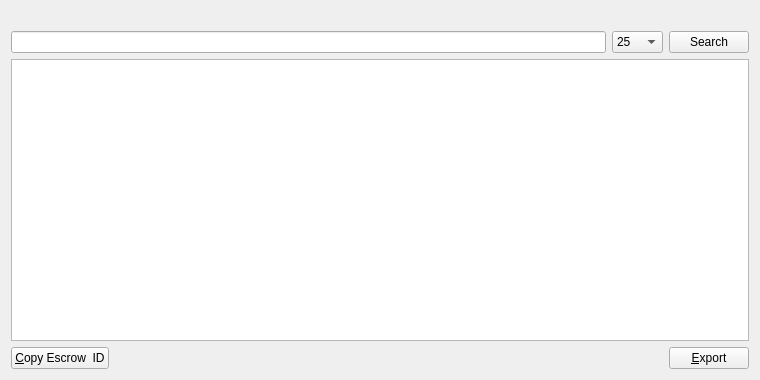
<?xml version="1.0" encoding="UTF-8"?>
<ui version="4.0">
 <class>EscrowListPage</class>
 <widget class="QWidget" name="EscrowListPage">
  <property name="geometry">
   <rect>
    <x>0</x>
    <y>0</y>
    <width>760</width>
    <height>380</height>
   </rect>
  </property>
  <property name="windowTitle">
   <string>Escrows</string>
  </property>
  <layout class="QVBoxLayout" name="verticalLayout">
   <item>
    <widget class="QLabel" name="labelExplanation">
     <property name="textFormat">
      <enum>Qt::PlainText</enum>
     </property>
     <property name="wordWrap">
      <bool>true</bool>
     </property>
    </widget>
   </item>
   <item>
    <layout class="QHBoxLayout" name="horizontalLayout_2">
     <item>
      <widget class="QLineEdit" name="lineEditEscrowSearch"/>
     </item>
     <item>
      <widget class="QComboBox" name="comboBox">
       <item>
        <property name="text">
         <string>25</string>
        </property>
       </item>
       <item>
        <property name="text">
         <string>50</string>
        </property>
       </item>
       <item>
        <property name="text">
         <string>100</string>
        </property>
       </item>
      </widget>
     </item>
     <item>
      <widget class="QPushButton" name="searchEscrow">
       <property name="maximumSize">
        <size>
         <width>16777215</width>
         <height>48</height>
        </size>
       </property>
       <property name="text">
        <string>Search</string>
       </property>
       <property name="icon">
        <iconset resource="../bitcoin.qrc">
         <normaloff>:/icons/search</normaloff>:/icons/search</iconset>
       </property>
      </widget>
     </item>
    </layout>
   </item>
   <item>
    <widget class="QTableView" name="tableView">
     <property name="contextMenuPolicy">
      <enum>Qt::CustomContextMenu</enum>
     </property>
     <property name="toolTip">
      <string/>
     </property>
     <property name="tabKeyNavigation">
      <bool>false</bool>
     </property>
     <property name="alternatingRowColors">
      <bool>true</bool>
     </property>
     <property name="selectionMode">
      <enum>QAbstractItemView::SingleSelection</enum>
     </property>
     <property name="selectionBehavior">
      <enum>QAbstractItemView::SelectRows</enum>
     </property>
     <property name="sortingEnabled">
      <bool>true</bool>
     </property>
     <attribute name="verticalHeaderVisible">
      <bool>false</bool>
     </attribute>
    </widget>
   </item>
   <item>
    <layout class="QHBoxLayout" name="horizontalLayout">
     <item>
      <widget class="QPushButton" name="copyEscrow">
       <property name="toolTip">
        <string>Copy the currently selected alias to the system clipboard</string>
       </property>
       <property name="text">
        <string>&amp;Copy Escrow  ID</string>
       </property>
       <property name="icon">
        <iconset resource="../bitcoin.qrc">
         <normaloff>:/icons/editcopy</normaloff>:/icons/editcopy</iconset>
       </property>
      </widget>
     </item>
     <item>
      <spacer name="horizontalSpacer">
       <property name="orientation">
        <enum>Qt::Horizontal</enum>
       </property>
       <property name="sizeHint" stdset="0">
        <size>
         <width>40</width>
         <height>20</height>
        </size>
       </property>
      </spacer>
     </item>
     <item>
      <widget class="QPushButton" name="exportButton">
       <property name="toolTip">
        <string>Export the data in the current tab to a file</string>
       </property>
       <property name="text">
        <string>&amp;Export</string>
       </property>
       <property name="icon">
        <iconset resource="../bitcoin.qrc">
         <normaloff>:/icons/export</normaloff>:/icons/export</iconset>
       </property>
      </widget>
     </item>
    </layout>
   </item>
  </layout>
 </widget>
 <resources>
  <include location="../bitcoin.qrc"/>
 </resources>
 <connections/>
</ui>
